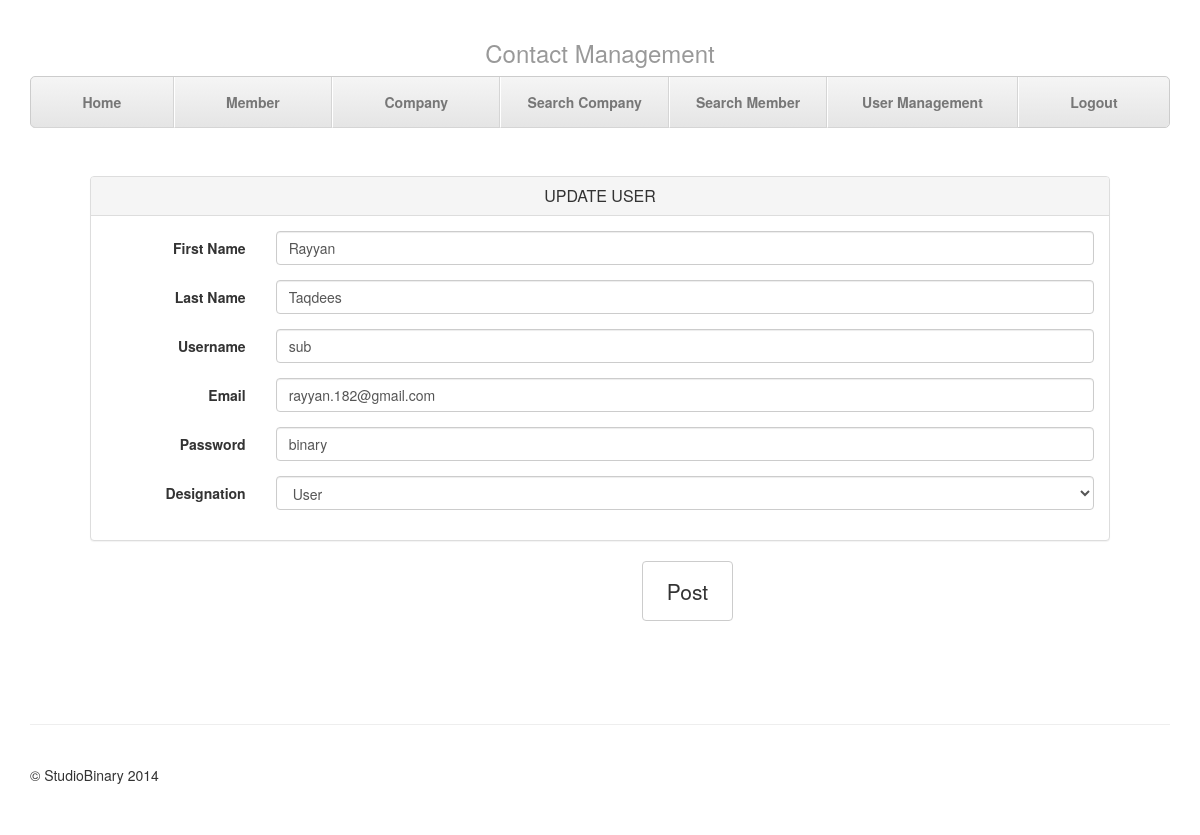
The app's page /user_update.php?id=1 (signed in) with its own data.
### tables this page shows
CREATE TABLE IF NOT EXISTS `user` (
  `userID` int(5) NOT NULL AUTO_INCREMENT,
  `username` varchar(20) NOT NULL,
  `password` varchar(30) NOT NULL,
  `first_name` varchar(20) NOT NULL,
  `last_name` varchar(20) NOT NULL,
  `type` int(5) NOT NULL,
  `email` varchar(50) NOT NULL,
  PRIMARY KEY (`userID`)
);

### user_update.php (the view, shortened to what this page needs)
<?php
include 'header/connect_database.php';
include 'header/_user-details.php';
if(isset($_GET['id'])){
	$id = $_GET['id'];
	$query = "Select * from user where userID = :ID";
	$sth = $dbh->prepare($query);
	$sth->bindValue(':ID',$id);
	$sth->execute();
	$result = $sth->fetchAll();
	$row = $result[0];
	$username = $row['username'];
	$fname = $row['first_name'];
	$lname = $row['last_name'];
	$password = $row['password'];
	$email=$row['email'];
	$type=$row['type'];
	}
?>
<!DOCTYPE html>
<html lang="en">
<head>
<link href="css/bootstrap.min.css" rel="stylesheet">
<link href="css/justified-nav.css" rel="stylesheet">
</head>
<body>
<div class="container">
  <?php include 'header/menu-top-navigation.php';
?>
  <div class="jumbotron">
    <form class="form-horizontal" role="form" method="post" enctype="multipart/form-data" action="user_update.php?id=<?php echo $_GET['id']; ?>">
      <div class="panel panel-default">
        <div class="panel-heading">
          <h3 class="panel-title">UPDATE USER</h3>
        </div>
        <div class="panel-body">
          <div class="form-group">
            <label for="inputFName" class="col-sm-2 control-label">First Name</label>
            <div class="col-sm-10">
              <input type="text" class="form-control" id="inputFName" name="inputFName" placeholder="First Name" value=<?php echo $fname;?> >
            </div>
          </div>
           <div class="form-group">
            <label for="inputLName" class="col-sm-2 control-label">Last Name</label>
            <div class="col-sm-10">
              <input type="text" class="form-control" id="inputLName" name="inputLName" placeholder="Last Name" value=<?php echo $lname;?> >
            </div>
          </div>
           <div class="form-group">
            <label for="inputUName" class="col-sm-2 control-label">Username</label>
            <div class="col-sm-10">
              <input type="text" class="form-control" id="inputUName" name="inputUName" placeholder="Username" value=<?php echo $username;?> >
            </div>
          </div>
            <div class="form-group">
            <label for="inputEmail" class="col-sm-2 control-label">Email</label>
            <div class="col-sm-10">
              <input type="Email" class="form-control" id="inputEmail" name="inputEmail" placeholder="Email" value=<?php echo $email;?> >
            </div>
          </div>
            <div class="form-group">
            <label for="inputPassword" class="col-sm-2 control-label">Password</label>
            <div class="col-sm-10">
              <input type="text" class="form-control" id="inputPassword" name="inputPassword" placeholder="Password" value=<?php echo $password;?> >
            </div>
          </div>
          <div class="form-group">
            <label for="inputDesignatiion" class="col-sm-2 control-label">Designation</label>
            <div class="col-sm-10">
              <select class="form-control" id="inputDesignation" name="inputDesignation" >
                              <?php
			 $query = "select * from usertype";
			$stmt = $dbh->prepare($query);
			$stmt->execute();
 while($result = $stmt->fetch(PDO::FETCH_ASSOC))
			{
			$_uid = $result['userTypeID'];
		    $_designation = $result['designation'];
		if($_uid==$type){
			echo "<option value=${_uid} selected='selected'> ${_designation} </option>";
			}else{
			echo "<option value=${_uid}> ${_designation} </option>";
			}
			}
		 ?>
              </select>
            </div>
          </div>
        </div>
      </div>
       <div class="form-group">
        <div class="col-sm-offset-2 col-sm-10">
          <button type="submit" class="btn btn-default">Post</button>
        </div>
      </div>
    </form>
  </div>
  <div class="footer">
    <p>&copy; StudioBinary 2014</p>
  </div>
</div>
</body>
</html>

### css/justified-nav.css (style rules this page uses)
body { padding-top: 20px; }
.footer { padding-top: 40px; padding-bottom: 40px; margin-top: 40px; border-top: 1px solid #eee; }
.jumbotron { text-align: center; background-color: transparent; }
.jumbotron .btn { padding: 14px 24px; font-size: 21px; }
@media screen and (min-width: 768px) { .masthead, .marketing, .footer { padding-right: 0; padding-left: 0; } }

### records on screen
user: inputFName "Rayyan", inputLName "Taqdees", inputUName "sub", inputEmail "rayyan.182@gmail.com", inputPassword "binary"

### other values on screen
form field inputDesignation "User"
